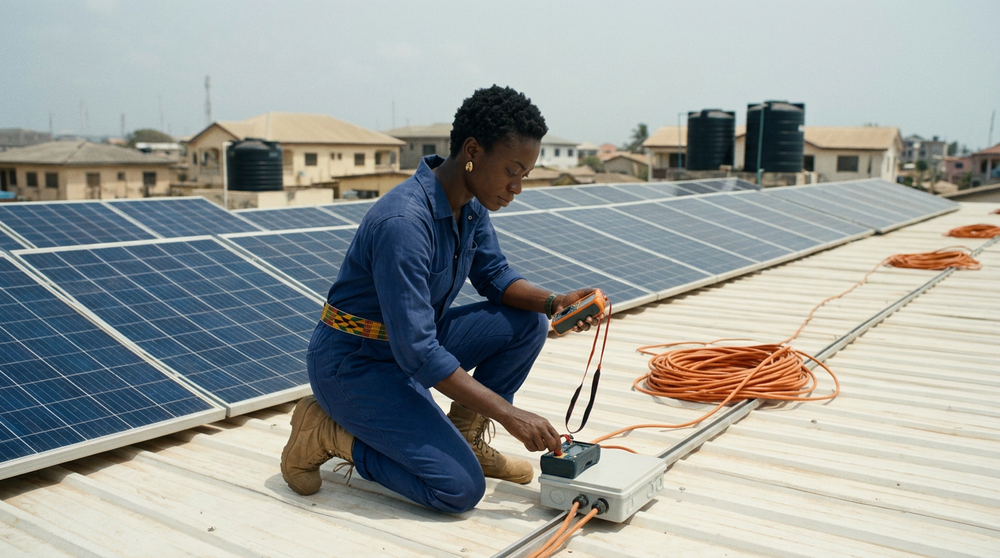
#> input picture the_river_remembers/images/act1/S01_Step02_panel_diagnosis.png, 1000 x 558 px, shrunk from 1376 x 768 before the run; its folder holds only this picture in this run
$ python normalize_16x9.py
#> lines starting #> are read from the running program, lines starting #| are printed output that depends on the picture
#!/usr/bin/env python3
"""Center-crop generated scene art to an exact 16:9 canvas without upscaling.

The image service may return a near-16:9 raster (for example 1376×768). Run this
immediately after each scene-image batch, before rebuilding the gallery:
    ../.venv/bin/python normalize_16x9.py

Reference portraits are intentionally excluded; only images/act1 through act3 are
scene images and must be delivered at exactly 16:9.
"""
from __future__ import annotations

from pathlib import Path
from PIL import Image

ROOT = Path(__file__).resolve().parent
EXTENSIONS = {".png", ".jpg", ".jpeg", ".webp"}


def target_size(width: int, height: int) -> tuple[int, int]:
    """Find the largest whole-pixel 16:9 frame that fits inside the source."""
    max_height = min(height, (width * 9) // 16)
    target_height = max_height - (max_height % 9)
    target_width = (target_height * 16) // 9
    if target_width == 0 or target_height == 0:
        raise ValueError(f"Image too small for 16:9 crop: {width}x{height}")
    return target_width, target_height


def normalize(path: Path) -> bool:
    with Image.open(path) as source:
#> source is the input picture: PIL image 1000x558 RGB; mean R, G, B 154.6, 159, 155.6
        width, height = source.size
#> width = 1000; height = 558
        new_width, new_height = target_size(width, height)
#> new_width = 992; new_height = 558
        if (width, height) == (new_width, new_height):
            return False
        left = (width - new_width) // 2
#> left = 4
        top = (height - new_height) // 2
#> top = 0
        cropped = source.crop((left, top, left + new_width, top + new_height))
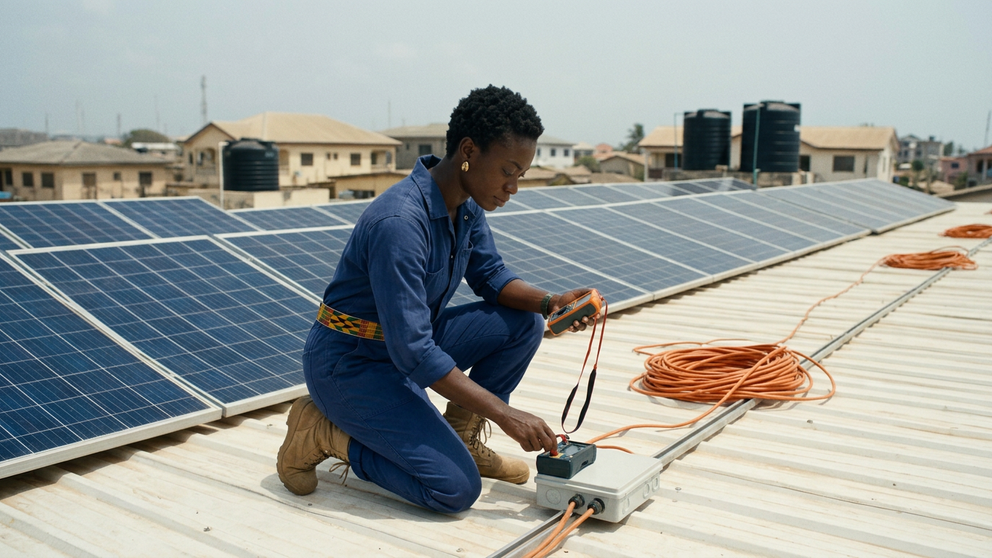
#> cropped: PIL image 992x558 RGB; mean R, G, B 154.7, 159, 155.5
        kwargs = {"optimize": True}
        if path.suffix.lower() in {".jpg", ".jpeg"}:
            kwargs["quality"] = 95
        cropped.save(path, **kwargs)
    print(f"Normalized {path.relative_to(ROOT)}: {width}x{height} → {new_width}x{new_height}")
#| Normalized images/act1/S01_Step02_panel_diagnosis.png: 1000x558 → 992x558
    return True


def main() -> None:
    changed = 0
    for act in ("act1", "act2", "act3"):
        folder = ROOT / "images" / act
        if folder.exists():
            for path in sorted(folder.iterdir()):
                if path.is_file() and path.suffix.lower() in EXTENSIONS:
                    changed += normalize(path)
    print(f"Exact 16:9 normalization complete; {changed} file(s) cropped.")

if __name__ == "__main__":
    main()
